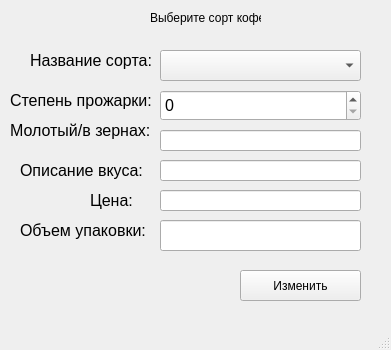
<?xml version="1.0" encoding="UTF-8"?>
<ui version="4.0">
 <class>MainWindow</class>
 <widget class="QMainWindow" name="MainWindow">
  <property name="geometry">
   <rect>
    <x>0</x>
    <y>0</y>
    <width>391</width>
    <height>350</height>
   </rect>
  </property>
  <property name="windowTitle">
   <string>MainWindow</string>
  </property>
  <widget class="QWidget" name="centralwidget">
   <widget class="QLabel" name="label">
    <property name="geometry">
     <rect>
      <x>30</x>
      <y>50</y>
      <width>131</width>
      <height>21</height>
     </rect>
    </property>
    <property name="font">
     <font>
      <pointsize>12</pointsize>
     </font>
    </property>
    <property name="text">
     <string>Название сорта:</string>
    </property>
   </widget>
   <widget class="QLabel" name="label_2">
    <property name="geometry">
     <rect>
      <x>10</x>
      <y>90</y>
      <width>151</width>
      <height>21</height>
     </rect>
    </property>
    <property name="font">
     <font>
      <pointsize>12</pointsize>
     </font>
    </property>
    <property name="text">
     <string>Степень прожарки:</string>
    </property>
   </widget>
   <widget class="QSpinBox" name="spinBox">
    <property name="geometry">
     <rect>
      <x>160</x>
      <y>90</y>
      <width>201</width>
      <height>31</height>
     </rect>
    </property>
    <property name="font">
     <font>
      <pointsize>12</pointsize>
     </font>
    </property>
   </widget>
   <widget class="QLabel" name="label_3">
    <property name="geometry">
     <rect>
      <x>10</x>
      <y>120</y>
      <width>151</width>
      <height>21</height>
     </rect>
    </property>
    <property name="font">
     <font>
      <pointsize>12</pointsize>
     </font>
    </property>
    <property name="text">
     <string>Молотый/в зернах:</string>
    </property>
   </widget>
   <widget class="QLineEdit" name="lineEdit_2">
    <property name="geometry">
     <rect>
      <x>160</x>
      <y>130</y>
      <width>201</width>
      <height>21</height>
     </rect>
    </property>
    <property name="font">
     <font>
      <pointsize>12</pointsize>
     </font>
    </property>
   </widget>
   <widget class="QLineEdit" name="lineEdit_3">
    <property name="geometry">
     <rect>
      <x>160</x>
      <y>160</y>
      <width>201</width>
      <height>21</height>
     </rect>
    </property>
    <property name="font">
     <font>
      <pointsize>12</pointsize>
     </font>
    </property>
   </widget>
   <widget class="QLabel" name="label_4">
    <property name="geometry">
     <rect>
      <x>20</x>
      <y>160</y>
      <width>131</width>
      <height>21</height>
     </rect>
    </property>
    <property name="font">
     <font>
      <pointsize>12</pointsize>
     </font>
    </property>
    <property name="text">
     <string>Описание вкуса:</string>
    </property>
   </widget>
   <widget class="QLabel" name="label_5">
    <property name="geometry">
     <rect>
      <x>90</x>
      <y>190</y>
      <width>51</width>
      <height>21</height>
     </rect>
    </property>
    <property name="font">
     <font>
      <pointsize>12</pointsize>
     </font>
    </property>
    <property name="text">
     <string>Цена:</string>
    </property>
   </widget>
   <widget class="QLineEdit" name="lineEdit_4">
    <property name="geometry">
     <rect>
      <x>160</x>
      <y>190</y>
      <width>201</width>
      <height>21</height>
     </rect>
    </property>
    <property name="font">
     <font>
      <pointsize>12</pointsize>
     </font>
    </property>
   </widget>
   <widget class="QLineEdit" name="lineEdit_5">
    <property name="geometry">
     <rect>
      <x>160</x>
      <y>220</y>
      <width>201</width>
      <height>31</height>
     </rect>
    </property>
    <property name="font">
     <font>
      <pointsize>12</pointsize>
     </font>
    </property>
   </widget>
   <widget class="QLabel" name="label_6">
    <property name="geometry">
     <rect>
      <x>20</x>
      <y>220</y>
      <width>141</width>
      <height>21</height>
     </rect>
    </property>
    <property name="font">
     <font>
      <pointsize>12</pointsize>
     </font>
    </property>
    <property name="text">
     <string>Объем упаковки:</string>
    </property>
   </widget>
   <widget class="QPushButton" name="pushButton">
    <property name="geometry">
     <rect>
      <x>240</x>
      <y>270</y>
      <width>121</width>
      <height>31</height>
     </rect>
    </property>
    <property name="text">
     <string>Изменить</string>
    </property>
   </widget>
   <widget class="QComboBox" name="comboBox">
    <property name="geometry">
     <rect>
      <x>160</x>
      <y>50</y>
      <width>201</width>
      <height>31</height>
     </rect>
    </property>
   </widget>
   <widget class="QLabel" name="label_7">
    <property name="geometry">
     <rect>
      <x>150</x>
      <y>10</y>
      <width>111</width>
      <height>16</height>
     </rect>
    </property>
    <property name="text">
     <string>Выберите сорт кофе</string>
    </property>
   </widget>
  </widget>
  <widget class="QMenuBar" name="menubar">
   <property name="geometry">
    <rect>
     <x>0</x>
     <y>0</y>
     <width>391</width>
     <height>21</height>
    </rect>
   </property>
  </widget>
  <widget class="QStatusBar" name="statusbar"/>
 </widget>
 <resources/>
 <connections/>
</ui>
